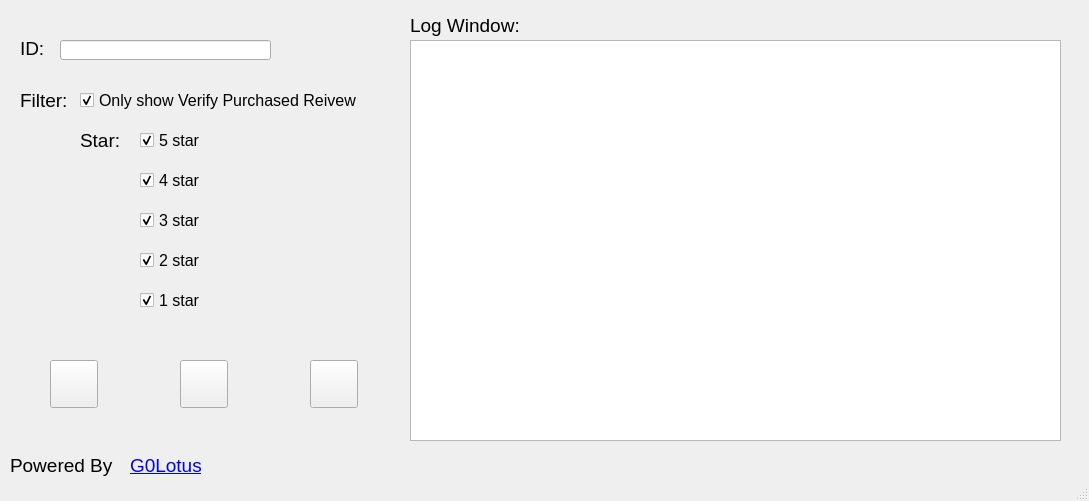
<?xml version="1.0" encoding="UTF-8"?>
<ui version="4.0">
 <class>MainWindow</class>
 <widget class="QMainWindow" name="MainWindow">
  <property name="geometry">
   <rect>
    <x>0</x>
    <y>0</y>
    <width>1089</width>
    <height>501</height>
   </rect>
  </property>
  <property name="windowTitle">
   <string>Amazon Review Scrapy</string>
  </property>
  <widget class="QWidget" name="centralwidget">
   <widget class="QLabel" name="label_id">
    <property name="geometry">
     <rect>
      <x>20</x>
      <y>40</y>
      <width>31</width>
      <height>16</height>
     </rect>
    </property>
    <property name="font">
     <font>
      <family>Microsoft YaHei UI</family>
      <pointsize>14</pointsize>
     </font>
    </property>
    <property name="text">
     <string>ID:</string>
    </property>
   </widget>
   <widget class="QLineEdit" name="lineEdit_id">
    <property name="geometry">
     <rect>
      <x>60</x>
      <y>40</y>
      <width>211</width>
      <height>20</height>
     </rect>
    </property>
    <property name="font">
     <font>
      <family>Calibri</family>
      <pointsize>12</pointsize>
     </font>
    </property>
   </widget>
   <widget class="QTextBrowser" name="textBrowser_log">
    <property name="geometry">
     <rect>
      <x>410</x>
      <y>40</y>
      <width>651</width>
      <height>401</height>
     </rect>
    </property>
   </widget>
   <widget class="QLabel" name="label_log">
    <property name="geometry">
     <rect>
      <x>410</x>
      <y>10</y>
      <width>131</width>
      <height>31</height>
     </rect>
    </property>
    <property name="font">
     <font>
      <family>Microsoft YaHei UI</family>
      <pointsize>14</pointsize>
     </font>
    </property>
    <property name="text">
     <string>Log Window:</string>
    </property>
   </widget>
   <widget class="QPushButton" name="pushButton_start">
    <property name="geometry">
     <rect>
      <x>50</x>
      <y>360</y>
      <width>48</width>
      <height>48</height>
     </rect>
    </property>
    <property name="text">
     <string/>
    </property>
    <property name="icon">
     <iconset>
      <normaloff>icons8-start-96.png</normaloff>icons8-start-96.png</iconset>
    </property>
    <property name="iconSize">
     <size>
      <width>48</width>
      <height>48</height>
     </size>
    </property>
    <property name="autoDefault">
     <bool>false</bool>
    </property>
   </widget>
   <widget class="QPushButton" name="pushButton_stop">
    <property name="geometry">
     <rect>
      <x>180</x>
      <y>360</y>
      <width>48</width>
      <height>48</height>
     </rect>
    </property>
    <property name="text">
     <string/>
    </property>
    <property name="icon">
     <iconset>
      <normaloff>icons8-stop-96.png</normaloff>icons8-stop-96.png</iconset>
    </property>
    <property name="iconSize">
     <size>
      <width>48</width>
      <height>48</height>
     </size>
    </property>
   </widget>
   <widget class="QPushButton" name="pushButton_quit">
    <property name="geometry">
     <rect>
      <x>310</x>
      <y>360</y>
      <width>48</width>
      <height>48</height>
     </rect>
    </property>
    <property name="text">
     <string/>
    </property>
    <property name="icon">
     <iconset>
      <normaloff>icons8-export-96.png</normaloff>icons8-export-96.png</iconset>
    </property>
    <property name="iconSize">
     <size>
      <width>48</width>
      <height>48</height>
     </size>
    </property>
   </widget>
   <widget class="QLabel" name="label_filter">
    <property name="geometry">
     <rect>
      <x>20</x>
      <y>90</y>
      <width>61</width>
      <height>21</height>
     </rect>
    </property>
    <property name="font">
     <font>
      <family>Microsoft YaHei UI</family>
      <pointsize>14</pointsize>
     </font>
    </property>
    <property name="text">
     <string>Filter:</string>
    </property>
   </widget>
   <widget class="QCheckBox" name="checkBox_5star">
    <property name="geometry">
     <rect>
      <x>140</x>
      <y>130</y>
      <width>71</width>
      <height>21</height>
     </rect>
    </property>
    <property name="font">
     <font>
      <family>Microsoft YaHei UI</family>
      <pointsize>12</pointsize>
     </font>
    </property>
    <property name="text">
     <string>5 star</string>
    </property>
    <property name="checked">
     <bool>true</bool>
    </property>
   </widget>
   <widget class="QLabel" name="label_star">
    <property name="geometry">
     <rect>
      <x>80</x>
      <y>130</y>
      <width>51</width>
      <height>21</height>
     </rect>
    </property>
    <property name="font">
     <font>
      <family>Microsoft YaHei UI</family>
      <pointsize>14</pointsize>
     </font>
    </property>
    <property name="text">
     <string>Star:</string>
    </property>
   </widget>
   <widget class="QCheckBox" name="checkBox_4star">
    <property name="geometry">
     <rect>
      <x>140</x>
      <y>170</y>
      <width>71</width>
      <height>21</height>
     </rect>
    </property>
    <property name="font">
     <font>
      <family>Microsoft YaHei UI</family>
      <pointsize>12</pointsize>
     </font>
    </property>
    <property name="text">
     <string>4 star</string>
    </property>
    <property name="checked">
     <bool>true</bool>
    </property>
   </widget>
   <widget class="QCheckBox" name="checkBox_3star">
    <property name="geometry">
     <rect>
      <x>140</x>
      <y>210</y>
      <width>71</width>
      <height>21</height>
     </rect>
    </property>
    <property name="font">
     <font>
      <family>Microsoft YaHei UI</family>
      <pointsize>12</pointsize>
     </font>
    </property>
    <property name="text">
     <string>3 star</string>
    </property>
    <property name="checked">
     <bool>true</bool>
    </property>
   </widget>
   <widget class="QCheckBox" name="checkBox_2star">
    <property name="geometry">
     <rect>
      <x>140</x>
      <y>250</y>
      <width>71</width>
      <height>21</height>
     </rect>
    </property>
    <property name="font">
     <font>
      <family>Microsoft YaHei UI</family>
      <pointsize>12</pointsize>
     </font>
    </property>
    <property name="text">
     <string>2 star</string>
    </property>
    <property name="checked">
     <bool>true</bool>
    </property>
   </widget>
   <widget class="QCheckBox" name="checkBox_1star">
    <property name="geometry">
     <rect>
      <x>140</x>
      <y>290</y>
      <width>71</width>
      <height>21</height>
     </rect>
    </property>
    <property name="font">
     <font>
      <family>Microsoft YaHei UI</family>
      <pointsize>12</pointsize>
     </font>
    </property>
    <property name="text">
     <string>1 star</string>
    </property>
    <property name="checked">
     <bool>true</bool>
    </property>
   </widget>
   <widget class="QCheckBox" name="checkBox_5star_2">
    <property name="geometry">
     <rect>
      <x>80</x>
      <y>90</y>
      <width>301</width>
      <height>21</height>
     </rect>
    </property>
    <property name="font">
     <font>
      <family>Microsoft YaHei UI</family>
      <pointsize>12</pointsize>
     </font>
    </property>
    <property name="text">
     <string>Only show Verify Purchased Reivew</string>
    </property>
    <property name="checked">
     <bool>true</bool>
    </property>
   </widget>
   <widget class="QLabel" name="label_intro">
    <property name="geometry">
     <rect>
      <x>10</x>
      <y>450</y>
      <width>111</width>
      <height>31</height>
     </rect>
    </property>
    <property name="font">
     <font>
      <family>Microsoft YaHei UI</family>
      <pointsize>14</pointsize>
     </font>
    </property>
    <property name="text">
     <string>Powered By   </string>
    </property>
   </widget>
   <widget class="QLabel" name="label_intro_">
    <property name="geometry">
     <rect>
      <x>130</x>
      <y>450</y>
      <width>91</width>
      <height>31</height>
     </rect>
    </property>
    <property name="font">
     <font>
      <family>Microsoft YaHei UI</family>
      <pointsize>14</pointsize>
     </font>
    </property>
    <property name="text">
     <string>&lt;html&gt;&lt;head/&gt;&lt;body&gt;&lt;p&gt;&lt;a href=&quot;https://github.com/G0Lotus/Amazon-Review&quot;&gt;&lt;span style=&quot; text-decoration: underline; color:#0000ff;&quot;&gt;G0Lotus&lt;/span&gt;&lt;/a&gt;&lt;/p&gt;&lt;/body&gt;&lt;/html&gt;</string>
    </property>
    <property name="openExternalLinks">
     <bool>true</bool>
    </property>
   </widget>
  </widget>
  <widget class="QStatusBar" name="statusbar"/>
 </widget>
 <resources/>
 <connections/>
</ui>
